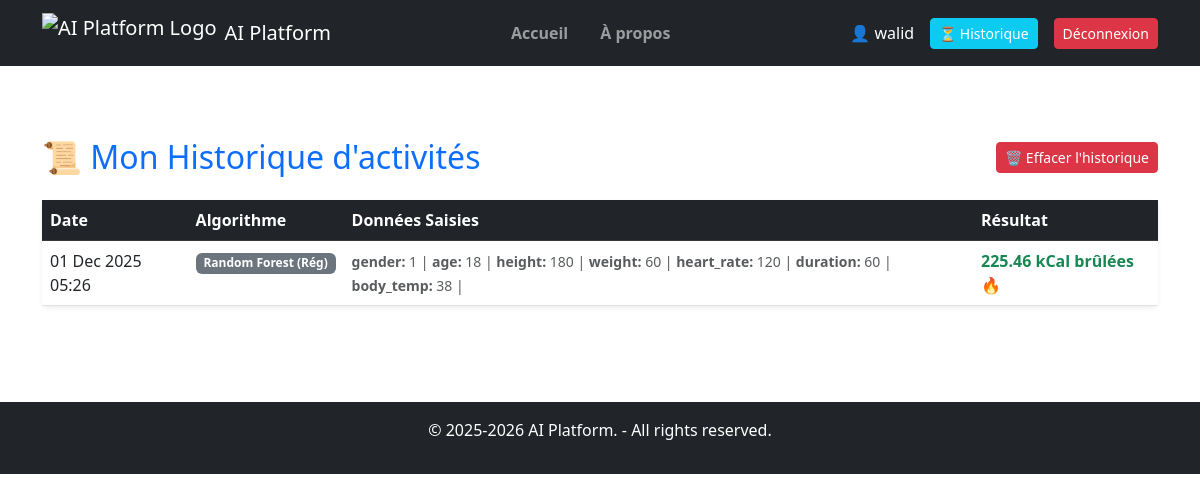
The app's page /historique/ (signed in) with its own data.
### algoML/models.py (models this page shows, shortened)
class Historique(models.Model):
    user = models.ForeignKey(User, on_delete=models.CASCADE)
    algo_name = models.CharField(max_length=100)
    input_data = models.JSONField()
    resultat = models.CharField(max_length=100)
    date = models.DateTimeField(auto_now_add=True)
    class Meta:
        ordering = ['-date']

### algoML/views.py (the view)
# urls.py: path('historique/', views.historique_view, name='historique'),
@login_required # Oblige à être connecté pour voir cette page
def historique_view(request):
    historiques = Historique.objects.filter(user=request.user).order_by('-date')
    return render(request, 'historique.html', {'historiques': historiques})

### algoML/templates/historique.html (shortened to what this page needs)
{% include "includes/header.html" %}
{% load static %}
<div class="container py-5">
    <div class="d-flex justify-content-between align-items-center mb-4">
        <h2 class="text-primary mb-0">📜 Mon Historique d'activités</h2>
        {% if historiques %}
            <form action="{% url 'clear_history' %}" method="POST" onsubmit="return confirm('Êtes-vous sûr de vouloir effacer tout votre historique ?');">
                <button type="submit" class="btn btn-danger btn-sm">
                    🗑️ Effacer l'historique
                </button>
            </form>
        {% endif %}
    </div>
    {% if historiques %}
        <div class="card shadow-sm border-0">
            <div class="card-body p-0">
                <div class="table-responsive">
                    <table class="table table-hover mb-0">
                        <thead class="table-dark">
                            <tr>
                                <th>Date</th>
                                <th>Algorithme</th>
                                <th>Données Saisies</th>
                                <th>Résultat</th>
                            </tr>
                        </thead>
                        <tbody>
                            {% for item in historiques %}
                            <tr>
                                <td>{{ item.date|date:"d M Y H:i" }}</td>
                                <td>
                                    <span class="badge bg-secondary">{{ item.algo_name }}</span>
                                </td>
                                <td>
                                    <small class="text-muted">
                                        {% for key, value in item.input_data.items %}
                                            {% if key != 'algo' %} <strong>{{ key }}:</strong> {{ value }} |
                                            {% endif %}
                                        {% endfor %}
                                    </small>
                                </td>
                                <td>
                                    <span class="fw-bold text-success">{{ item.resultat }}</span>
                                </td>
                            </tr>
                            {% endfor %}
                        </tbody>
                    </table>
                </div>
            </div>
        </div>
    {% else %}
        <div class="alert alert-info text-center">
            <h4>Aucun historique trouvé 🕵️‍♂️</h4>
            <p>Commencez par tester un algorithme pour voir vos résultats ici !</p>
            <a href="{% url 'home' %}" class="btn btn-primary mt-2">Aller aux Algorithmes</a>
        </div>
    {% endif %}
</div>
{% include "includes/footer.html" %}

### algoML/templates/includes/header.html (shortened to what this page needs)
{% load static %}
<!DOCTYPE html>
<html lang="en">
<head>
    <link href="https://cdn.jsdelivr.net/npm/bootstrap@5.3.0/dist/css/bootstrap.min.css" rel="stylesheet">
</head>
<body class="d-flex flex-column min-vh-100">
<nav class="navbar navbar-expand-lg navbar-dark bg-dark mb-4">
    <div class="container">
        <a class="navbar-brand d-flex align-items-center" href="{% url 'home' %}">
            <img src="{% static 'images/logo.png' %}" alt="AI Platform Logo" height="40" class="me-2">
            <span>AI Platform</span>
        </a>
        <div class="collapse navbar-collapse" id="navbarNav">
    <ul class="navbar-nav mx-auto mb-2 mb-lg-0 text-center">
        <li class="nav-item">
            <a class="nav-link {% if request.resolver_match.url_name == 'home' %}active{% endif %} fw-semibold" href="{% url 'home' %}">Accueil</a>
        </li>
        <li class="nav-item">
            <a class="nav-link {% if request.resolver_match.url_name == 'about' %}active{% endif %} fw-semibold mx-lg-3" href="{% url 'about' %}">À propos</a>
        </li>
    </ul>
    <div class="d-flex align-items-center justify-content-center gap-2">
        {% if user.is_authenticated %}
            <span class="text-white me-2">👤 {{ user.username }}</span>
            <a href="{% url 'historique' %}" class="btn btn-sm btn-info text-white me-2">
                ⏳ Historique
            </a>
            <form action="{% url 'logout' %}" method="post" class="d-inline">
                <button type="submit" class="btn btn-sm btn-danger">Déconnexion</button>
            </form>
        {% else %}
            <a href="{% url 'login' %}" class="btn btn-sm btn-outline-light">Connexion</a>
            <a href="{% url 'signup' %}" class="btn btn-sm btn-warning text-dark fw-bold">Inscription</a>
        {% endif %}
    </div>
</div>
        </div>
</nav>

### records on screen
Historique: date "01 Dec 2025 05:26", algo_name "Random Forest (Rég)", input_data "gender" "age" "height" "weight" "heart_rate" "duration" "body_temp", input_data "1" "18" "180" "60" "120" "60" "38", resultat "225.46 kCal brûlées 🔥"

### other values on screen
{{ user.username }} "walid"
